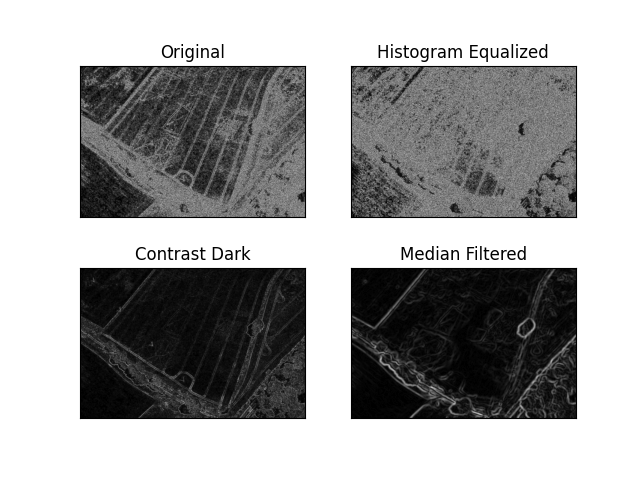

Python code for this plot:
import cv2
from cv2 import GaussianBlur
from cv2 import medianBlur
from matplotlib.pyplot import yticks
import numpy as np
import matplotlib.pyplot as plt

img0 = cv2.imread("Greyscaled/SampleThree.png")
img1 = cv2.imread("Histogram Equalized.jpg")
img2 = cv2.imread("SingContrast 0.2.jpg")
img3 = cv2.imread("Degraded Images/Sample One Blurr.jpeg")
RobinsonN = np.array([[-1,0,1], [-2,0,2],[-1,0,1]])
RobinsonNW = np.array([[0,1,2],[-1,0,1],[-2,-1,0]])
RobinsonW = np.array([[1,2,1],[0,0,0],[-1,-2,-1]])
RobinsonSW = np.array([[2,1,0],[1,0,-1],[0,-1,-2]])
RobinsonS = np.array([[1,0,-1],[2,0,-2],[1,0,-1]])
RobinsonSE = np.array([[0,-1,-2],[1,0,-1],[2,1,0]])
RobinsonE = np.array([[-1,-2,-1],[0,0,0],[1,2,1]])
RobinsonNE = np.array([[-2,-1,0],[-1,0,1],[0,1,2]])
edge_p1 = (cv2.filter2D(img1,-1, RobinsonN) + cv2.filter2D(img1,-1, RobinsonNW)+
           cv2.filter2D(img1,-1, RobinsonW) + cv2.filter2D(img1,-1, RobinsonSW)+ 
           cv2.filter2D(img1,-1, RobinsonS) + cv2.filter2D(img1,-1, RobinsonSE)+
           cv2.filter2D(img1,-1, RobinsonE) + cv2.filter2D(img1,-1, RobinsonNE))

edge_p2 = (cv2.filter2D(img2,-1, RobinsonN) + cv2.filter2D(img2,-1, RobinsonNW)+
           cv2.filter2D(img2,-1, RobinsonW) + cv2.filter2D(img2,-1, RobinsonSW)+ 
           cv2.filter2D(img2,-1, RobinsonS) + cv2.filter2D(img2,-1, RobinsonSE)+
           cv2.filter2D(img2,-1, RobinsonE) + cv2.filter2D(img2,-1, RobinsonNE))

edge_p3 = (cv2.filter2D(img3,-1, RobinsonN) + cv2.filter2D(img3,-1, RobinsonNW)+
           cv2.filter2D(img3,-1, RobinsonW) + cv2.filter2D(img3,-1, RobinsonSW)+ 
           cv2.filter2D(img3,-1, RobinsonS) + cv2.filter2D(img3,-1, RobinsonSE)+
           cv2.filter2D(img3,-1, RobinsonE) + cv2.filter2D(img3,-1, RobinsonNE))

edge_p4 = (cv2.filter2D(img0,-1, RobinsonN) + cv2.filter2D(img0,-1, RobinsonNW)+
           cv2.filter2D(img0,-1, RobinsonW) + cv2.filter2D(img0,-1, RobinsonSW)+ 
           cv2.filter2D(img0,-1, RobinsonS) + cv2.filter2D(img0,-1, RobinsonSE)+
           cv2.filter2D(img0,-1, RobinsonE) + cv2.filter2D(img0,-1, RobinsonNE))


titles = ["Original","Histogram Equalized","Contrast Dark","Median Filtered"]

images = [edge_p4,edge_p1,edge_p2, edge_p3]
for i in range(4):
    plt.subplot(2,2,i+1)
    plt.imshow(images[i])
    plt.title(titles[i])
    plt.xticks([])
    plt.yticks([])

plt.show()

cv2.waitKey()
cv2.destroyAllWindows()
